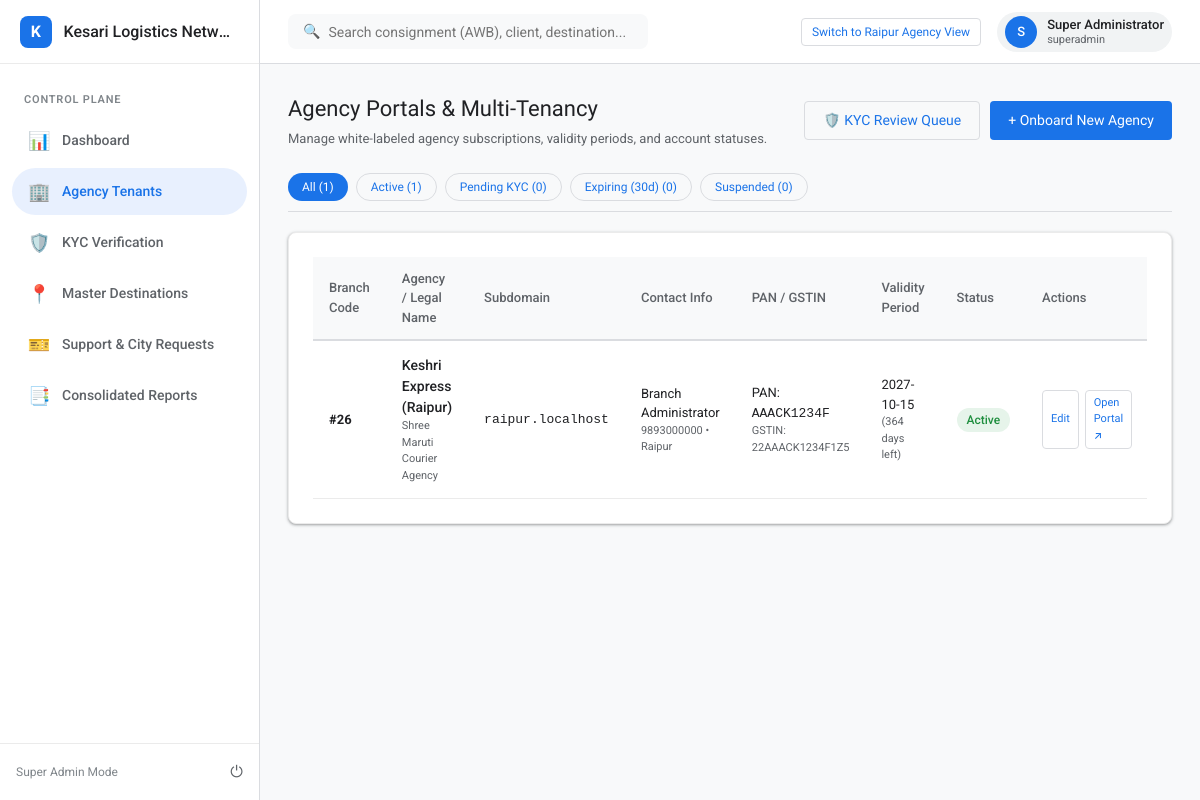
/admin/agencies (signed in), run on an earlier commit of the app's database.
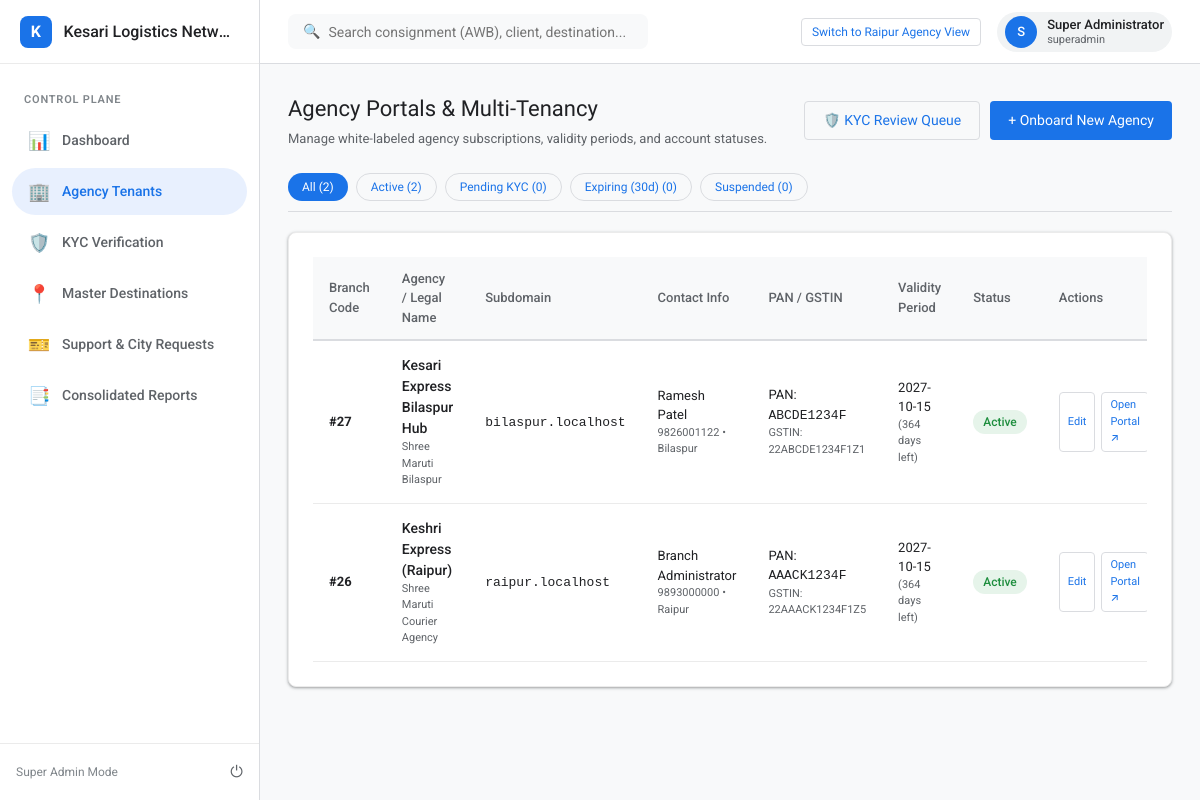
And on a later commit of the database.
### tables this page shows
CREATE TABLE tenants (
    id INTEGER PRIMARY KEY AUTOINCREMENT,
    uuid VARCHAR(64) UNIQUE NOT NULL,
    slug VARCHAR(64) UNIQUE NOT NULL,
    agency_code VARCHAR(32) UNIQUE NULL, -- Assigned upon KYC approval
    name VARCHAR(150) NOT NULL,
    trade_name VARCHAR(150),
    contact_person VARCHAR(100) NOT NULL,
    phone VARCHAR(20) NOT NULL,
    email VARCHAR(120) NOT NULL,
    address TEXT,
    city VARCHAR(100),
    state VARCHAR(100),
    pincode VARCHAR(10),
    pan_no VARCHAR(20),
    aadhaar_no VARCHAR(20),
    gstin VARCHAR(20),
    pan_doc_url VARCHAR(255),
    aadhaar_doc_url VARCHAR(255),
    rejection_reason TEXT NULL,
    status VARCHAR(20) DEFAULT 'pending_otp', -- pending_otp, pending_kyc, active, suspended, expired, rejected
    validity_start DATE,
    validity_end DATE,
    logo_url VARCHAR(255),
    brand_color VARCHAR(20) DEFAULT '#1a73e8',
    created_at DATETIME DEFAULT CURRENT_TIMESTAMP
);

### src/Controllers/AdminAgencyController.php (called while the page is built, shortened)
<?php
require_once dirname(__DIR__) . '/Database.php';
class AdminAgencyController {
    public function index(): void {
        $db = Database::getInstance();
        $sql = "SELECT * FROM tenants WHERE 1=1";
        $params = [];
        $sql .= " ORDER BY id DESC";
        $tenants = $db->fetchAll($sql, $params);
        require ROOT_PATH . '/src/Views/admin/agencies/index.php';
    }
}

### public/index.php (called while the page is built, shortened)
<?php
require_once dirname(__DIR__) . '/src/Database.php';
require_once dirname(__DIR__) . '/src/Controllers/AdminAgencyController.php';
$router = new Router();
$router->get('/api/health', function() {
    header('Content-Type: application/json');
    echo json_encode([
        'status' => 'ok',
        'timestamp' => date('c'),
        'tenant' => TenantContext::getTenant(),
        'is_superadmin' => TenantContext::isSuperAdmin(),
        'authenticated' => Auth::check(),
        'user' => Auth::user(),
    ], JSON_PRETTY_PRINT);
});
$router->get('/login', function() {
    if (Auth::check()) {
        header('Location: /');
        exit;
    }
    require ROOT_PATH . '/src/Views/auth/login.php';
});
$router->post('/login', function() {
    $token = $_POST['csrf_token'] ?? null;
    if (!Auth::validateCsrfToken($token)) {
        $error = 'Invalid security token. Please refresh and try again.';
        require ROOT_PATH . '/src/Views/auth/login.php';
        return;
    }
    $email = $_POST['email'] ?? '';
    $password = $_POST['password'] ?? '';
    $tenantId = TenantContext::getTenantId();
    $result = Auth::login($email, $password, $tenantId);
    if ($result['success']) {
        $redirect = $_GET['redirect'] ?? '/';
        header("Location: {$redirect}");
        exit;
    } else {
        $error = $result['error'];
        require ROOT_PATH . '/src/Views/auth/login.php';
    }
});
$router->get('/logout', function() {
    Auth::logout();
    $tenantParam = isset($_GET['tenant']) ? '?tenant=' . urlencode($_GET['tenant']) : '';
    header("Location: /login{$tenantParam}");
    exit;
});
$router->get('/onboard/register', function() {
    require ROOT_PATH . '/src/Views/onboard/register.php';
});
$router->post('/onboard/register', function() {
    $db = Database::getInstance();
    $name = trim($_POST['name'] ?? '');
    $tradeName = trim($_POST['trade_name'] ?? '');
    $contactPerson = trim($_POST['contact_person'] ?? '');
    $email = strtolower(trim($_POST['email'] ?? ''));
    $phone = trim($_POST['phone'] ?? '');
    $city = trim($_POST['city'] ?? '');
    $state = trim($_POST['state'] ?? '');
    if (empty($name) || empty($contactPerson) || empty($email) || empty($phone)) {
        $error = 'Please fill all mandatory fields.';
        require ROOT_PATH . '/src/Views/onboard/register.php';
        return;
    }
    $slug = strtolower(preg_replace('/[^a-z0-9]+/', '-', $city . '-' . substr(md5($name . time()), 0, 4)));
    $existing = $db->fetchOne("SELECT * FROM tenants WHERE email = ?", [$email]);
    if ($existing) {
        $tenantId = (int)$existing['id'];
        $db->execute("
            UPDATE tenants SET name = ?, trade_name = ?, contact_person = ?, phone = ?, city = ?, state = ?
            WHERE id = ?
        ", [$name, $tradeName, $contactPerson, $phone, $city, $state, $tenantId]);
    } else {
        $uuid = 'tenant-' . bin2hex(random_bytes(8));
        $db->execute("
            INSERT INTO tenants (uuid, slug, name, trade_name, contact_person, email, phone, city, state, status)
            VALUES (?, ?, ?, ?, ?, ?, ?, ?, ?, 'pending_otp')
        ", [$uuid, $slug, $name, $tradeName, $contactPerson, $email, $phone, $city, $state]);
        $tenantId = (int)$db->lastInsertId();
    }
    OtpService::generateOtp($email);
    $_SESSION['onboard_pending_email'] = $email;
    $_SESSION['onboard_tenant_id'] = $tenantId;
    header('Location: /onboard/verify-otp');
    exit;
});
$router->get('/onboard/verify-otp', function() {
    require ROOT_PATH . '/src/Views/onboard/verify-otp.php';
});
$router->get('/onboard/resend-otp', function() {
    $email = $_SESSION['onboard_pending_email'] ?? null;
    if ($email) {
        OtpService::generateOtp($email);
    }
    header('Location: /onboard/verify-otp');
    exit;
});
$router->post('/onboard/verify-otp', function() {
    $email = $_SESSION['onboard_pending_email'] ?? '';
    $otp = trim($_POST['otp'] ?? '');
    if (OtpService::verifyOtp($email, $otp)) {
        header('Location: /onboard/kyc');
        exit;
    } else {
        $error = 'Invalid or expired 6-digit OTP code.';
        require ROOT_PATH . '/src/Views/onboard/verify-otp.php';
    }
});
$router->get('/onboard/kyc', function() {
    require ROOT_PATH . '/src/Views/onboard/kyc.php';
});
$router->post('/onboard/kyc', function() {
    $tenantId = $_SESSION['onboard_tenant_id'] ?? null;
    if (!$tenantId) {
        header('Location: /onboard/register');
        exit;
    }
    $result = KycService::submitKyc($tenantId, $_POST, $_FILES);
    if ($result['success']) {
        header('Location: /onboard/success');
        exit;
    } else {
        $error = $result['error'];
        require ROOT_PATH . '/src/Views/onboard/kyc.php';
    }
});
$router->get('/onboard/success', function() {
    require ROOT_PATH . '/src/Views/onboard/success.php';
});
$router->get('/admin/agencies', function() {
    (new AdminAgencyController())->index();
});
$router->get('/admin/kyc', function() {
    (new AdminAgencyController())->kycQueue();
});
$router->get('/admin/kyc/{id}', function($id) {
    (new AdminAgencyController())->reviewKyc((int)$id);
});
$router->post('/admin/kyc/{id}/approve', function($id) {
    (new AdminAgencyController())->approveKyc((int)$id);
});
$router->post('/admin/kyc/{id}/reject', function($id) {
    (new AdminAgencyController())->rejectKyc((int)$id);
});
$router->get('/admin/agencies/{id}/edit', function($id) {
    (new AdminAgencyController())->edit((int)$id);
});
$router->post('/admin/agencies/{id}/edit', function($id) {
    (new AdminAgencyController())->update((int)$id);
});
$router->get('/', function() {
    Auth::requireLogin();
    $tenant = TenantContext::getTenant();
    if ($tenant !== null && !Auth::isSuperAdmin()) {
        require ROOT_PATH . '/src/Views/dashboard/agency.php';
    } else {
        require ROOT_PATH . '/src/Views/dashboard/admin.php';
    }
});
$router->dispatch($_SERVER['REQUEST_URI'] ?? '/', $_SERVER['REQUEST_METHOD'] ?? 'GET');

### src/Database.php (called while the page is built, shortened)
<?php
class Database {
    private static ?Database $instance = null;
    private ?PDO $pdo = null;
    private function __construct() {
        $config = require ROOT_PATH . '/config/database.php';
        $driver = $config['driver'];
        try {
            if ($driver === 'sqlite') {
                $dbPath = $config['sqlite']['database'];
                $this->pdo = new PDO("sqlite:" . $dbPath);
                $this->pdo->exec("PRAGMA foreign_keys = ON;");
            } else {
                $cfg = $config['mysql'];
                $dsn = "mysql:host={$cfg['host']};port={$cfg['port']};dbname={$cfg['database']};charset={$cfg['charset']}";
                $this->pdo = new PDO($dsn, $cfg['username'], $cfg['password']);
            }
            $this->pdo->setAttribute(PDO::ATTR_ERRMODE, PDO::ERRMODE_EXCEPTION);
            $this->pdo->setAttribute(PDO::ATTR_DEFAULT_FETCH_MODE, PDO::FETCH_ASSOC);
            $this->pdo->setAttribute(PDO::ATTR_EMULATE_PREPARES, false);
        } catch (PDOException $e) {
            die("Database Connection Error: " . $e->getMessage());
        }
    }
    public static function getInstance(): Database {
        if (self::$instance === null) {
            self::$instance = new Database();
        }
        return self::$instance;
    }
    public function query(string $sql, array $params = []): PDOStatement {
        $stmt = $this->pdo->prepare($sql);
        $stmt->execute($params);
        return $stmt;
    }
    public function fetchAll(string $sql, array $params = []): array {
        $stmt = $this->query($sql, $params);
        return $stmt->fetchAll();
    }
}

### config/database.php (called while the page is built)
<?php
$driver = getenv('DB_DRIVER') ?: 'sqlite';
return [
    'driver' => $driver,
    'sqlite' => [
        'database' => ROOT_PATH . '/database/kesari_saas.sqlite',
    ],
    'mysql' => [
        'host' => getenv('DB_HOST') ?: '127.0.0.1',
        'port' => getenv('DB_PORT') ?: '3306',
        'database' => getenv('DB_NAME') ?: 'kesari_saas',
        'username' => getenv('DB_USER') ?: 'root',
        'password' => getenv('DB_PASS') ?: '',
        'charset' => 'utf8mb4',
    ]
];

### src/Views/admin/agencies/index.php (the view, shortened to what the rows shown need)
<div class="page-header">
    <div>
        <h1 class="page-title">Agency Portals & Multi-Tenancy</h1>
    </div>
</div>
<div class="g-card">
    <div class="table-responsive">
        <table class="g-table">
            <thead>
                <tr>
                    <th>Branch Code</th>
                    <th>Agency / Legal Name</th>
                    <th>Subdomain</th>
                    <th>Contact Info</th>
                    <th>PAN / GSTIN</th>
                    <th>Validity Period</th>
                    <th>Status</th>
                    <th>Actions</th>
                </tr>
            </thead>
            <tbody>
                <?php foreach ($tenants as $t): ?>
                    <?php
                        $daysLeft = null;
                        if (!empty($t['validity_end'])) {
                            $end = new DateTime($t['validity_end']);
                            $daysLeft = (new DateTime())->diff($end)->days;
                        }
                    ?>
                    <tr>
                        <td><strong>#<?= htmlspecialchars($t['agency_code'] ?? 'PENDING') ?></strong></td>
                        <td>
                            <div style="font-weight:500; font-size:14px;"><?= htmlspecialchars($t['name']) ?></div>
                            <div style="font-size:11px; color:var(--text-secondary);"><?= htmlspecialchars($t['trade_name'] ?? '') ?></div>
                        </td>
                        <td>
                            <code><?= htmlspecialchars($t['slug']) ?>.localhost</code>
                        </td>
                        <td>
                            <div><?= htmlspecialchars($t['contact_person']) ?></div>
                            <div style="font-size:11px; color:var(--text-secondary);"><?= htmlspecialchars($t['phone']) ?> • <?= htmlspecialchars($t['city'] ?? '') ?></div>
                        </td>
                        <td>
                            <div>PAN: <code><?= htmlspecialchars($t['pan_no'] ?? 'N/A') ?></code></div>
                            <div style="font-size:11px; color:var(--text-secondary);">GSTIN: <?= htmlspecialchars($t['gstin'] ?? 'Unregistered') ?></div>
                        </td>
                        <td>
                            <?php if (!empty($t['validity_end'])): ?>
                                <div><?= htmlspecialchars($t['validity_end']) ?></div>
                                <div style="font-size:11px; color:<?= $daysLeft <= 30 ? 'var(--google-red)' : 'var(--text-secondary)' ?>;">
                                    (<?= $daysLeft ?> days left)
                                </div>
                            <?php else: ?>
                                <span style="color:var(--text-tertiary);">Not active yet</span>
                            <?php endif; ?>
                        </td>
                        <td>
                            <?php if ($t['status'] === 'active'): ?>
                                <span class="g-chip chip-success">Active</span>
                            <?php elseif ($t['status'] === 'pending_kyc'): ?>
                                <span class="g-chip chip-warning">Pending Review</span>
                            <?php elseif ($t['status'] === 'rejected'): ?>
                                <span class="g-chip chip-danger">Rejected</span>
                            <?php else: ?>
                                <span class="g-chip chip-danger"><?= ucfirst($t['status']) ?></span>
                            <?php endif; ?>
                        </td>
                        <td>
                            <div style="display:flex; gap:6px;">
                                <a href="/admin/agencies/<?= $t['id'] ?>/edit" class="btn btn-outlined" style="padding:4px 8px; font-size:11px;">Edit</a>
                                <a href="/?tenant=<?= htmlspecialchars($t['slug']) ?>" class="btn btn-outlined" style="padding:4px 8px; font-size:11px;">Open Portal ↗</a>
                            </div>
                        </td>
                    </tr>
                <?php endforeach; ?>
            </tbody>
        </table>
    </div>
</div>
<?php
require ROOT_PATH . '/src/Views/layout.php';
?>

What changed in the data, as far as the page shows it:
added tenants: agency_code "27", name "Kesari Express Bilaspur Hub", trade_name "Shree Maruti Bilaspur", slug "bilaspur", contact_person "Ramesh Patel", phone "9826001122", city "Bilaspur", pan_no "ABCDE1234F", gstin "22ABCDE1234F1Z1", validity_end "2027-10-15", validity_end "364", status "Active"
Also different on the page:
$counts['all']: "1" → "2"
$counts['active']: "1" → "2"
